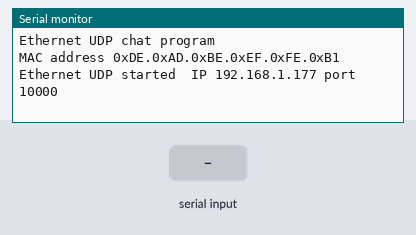
Bench run of a sketch on a simulated Arduino Uno, built with avr-gcc and run on an emulated ATmega328P. Parts: the last lines printed to the serial monitor. The inputs (shaded band) are chosen by the test bench. WiFi joins after 1.5 s; servers stay silent unless stated.

Above: at 1.2 s.
1.3 s: "1\n" received over Serial
At 2.5 s:
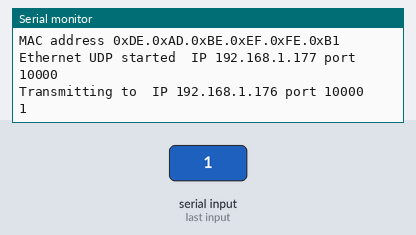
2.8 s: "0\n" received over Serial
At 3.9 s:
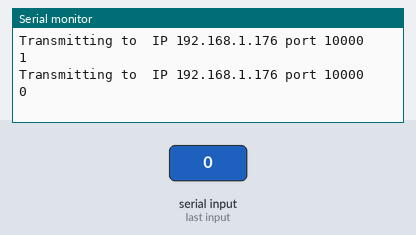
4.3 s: "2\n" received over Serial
At 5.1 s:
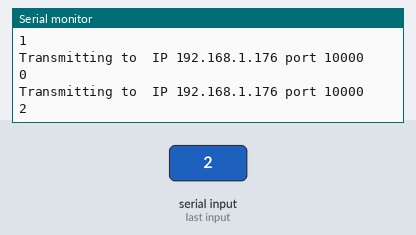

Measured:
- after the input at 1.3 s, the serial monitor: prints a new line at once (image 1)
- after the input at 2.8 s, the serial monitor: prints a new line at once (image 2)
- after the input at 4.3 s, the serial monitor: prints a new line at once (image 3)

The sketch:

ENC28J60.ino
```cpp
// UDP chat program using  ENC28J60  tested on UNO and Nano
// **** change IP addresses and ports to suit requirements *****

#include <EthernetENC.h>  // for  ENC28J60
#include <EthernetUdp.h>  // for UDP

// *****   IP of this machine and remote machine *********
IPAddress localIP(192, 168, 1, 177);
IPAddress remoteIP(192, 168, 1, 176);

// Enter a MAC address
byte mac[] = { 0xDE, 0xAD, 0xBE, 0xEF, 0xFE, 0xED };

unsigned int localPort = 10000;   // local port to listen on
unsigned int remotePort = 10000;  // remote port to transmiit too

// An EthernetUDP instance to let us send and receive packets over UDP
EthernetUDP Udp;

void setup() {
  // Open serial communications and wait for port to open:
  Serial.begin(115200);
  while (!Serial)
    ;
  Serial.println("\nEthernet UDP chat program");
  // Check for Ethernet hardware present

  // You can use Ethernet.init(pin) to configure the CS pin
  Ethernet.init(10);  // Most Arduino shields
                      //Ethernet.init(5);   // MKR ETH Shield
                      //Ethernet.init(0);   // Teensy 2.0
                      //Ethernet.init(20);  // Teensy++ 2.0
                      //Ethernet.init(15);  // ESP8266 with Adafruit FeatherWing Ethernet
                      //Ethernet.init(33);  // ESP32 with Adafruit FeatherWing Ethernet
  //displayMACaddress(mac);
  mac[5] = localIP[3];  // change default MAC address
  displayMACaddress(mac);
  // start the Ethernet
  Ethernet.begin(mac, localIP);
  if (Ethernet.hardwareStatus() == EthernetNoHardware) {
    Serial.println("Ethernet shield was not found.  Sorry, can't run without hardware. :(");
    while (true) delay(1);  // do nothing, no point running without Ethernet hardware
  }
  if (Ethernet.linkStatus() == LinkOFF) {
    Serial.println("Ethernet cable is not connected.");
  }
  Udp.begin(localPort);  // start UDP
  Serial.print("Ethernet UDP started ");
  displayIPaddress(localIP, localPort);
  //Serial.println(UDP_TX_PACKET_MAX_SIZE);
}

void loop() {
  Udp.begin(localPort);
  // if Serial text entered transmit as a datagram
  if (Serial.available()) {
    Udp.begin(localPort);
    char text[20] = { 0 };
    Serial.readBytesUntil('\n', text, 24);
    Serial.print("Transmitting to ");
    displayIPaddress(remoteIP, remotePort);
    Serial.println(text);
    Udp.beginPacket(remoteIP, remotePort);  // transmit datagram
    Udp.print(text);
    Udp.endPacket();
  }
  // if there's data available, read a packet
  int packetSize = Udp.parsePacket();
  if (packetSize) {
    Serial.print("Received packet of size ");
    Serial.println(packetSize);
    Serial.print("From ");
    displayIPaddress(Udp.remoteIP(), Udp.remotePort());
    // read the packet into packetBuffer
    char packetBuffer[100] = { 0 };      // buffer to hold incoming packet,
    Udp.read(packetBuffer, packetSize);  //UDP_TX_PACKET_MAX_SIZE);     // receive datagram
    Serial.print("Contents: ");
    Serial.println(packetBuffer);
    // if (strcmp(packetBuffer, "OK") != 0) {
    // send a reply to the IP address and port that sent us the packet we received
    //   Udp.beginPacket(Udp.remoteIP(), Udp.remotePort());
    // Udp.write("OK");
    //  Udp.endPacket();
    //}
  }
  delay(10);
}

// print IPAdress and port
void displayIPaddress(const IPAddress address, unsigned int port) {
  Serial.print(" IP ");
  for (int i = 0; i < 4; i++) {
    Serial.print(address[i], DEC);
    if (i < 3) Serial.print(".");
  }
  Serial.print(" port ");
  Serial.println(port);
}

void displayMACaddress(byte address[]) {
  Serial.print("MAC address ");
  for (int i = 0; i < 6; i++) {
    Serial.print("0x");
    Serial.print(address[i], HEX);
    if (i < 5) Serial.print(".");
  }
  Serial.println();
}
```
